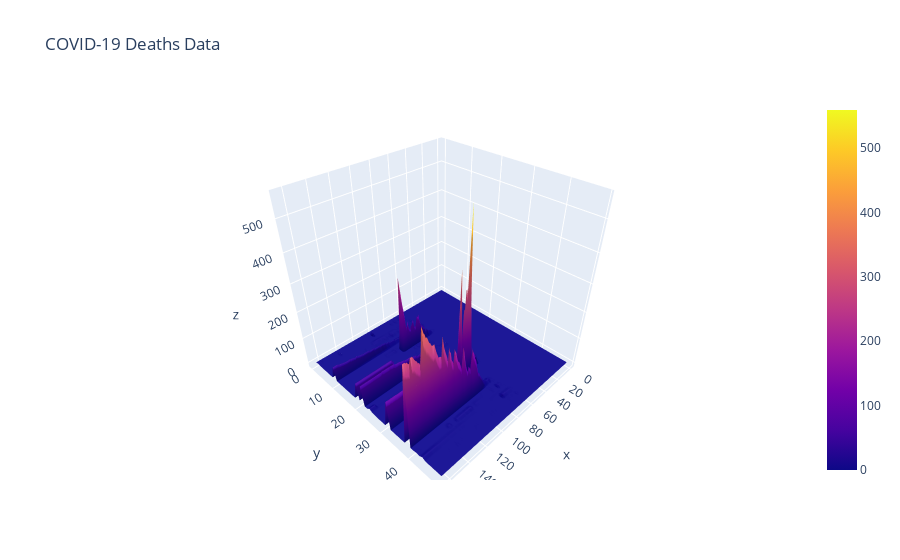

Notebook code cell kept with this figure:
### Code cell
coviddata = pd.read_csv('/Users/jenzyy/Documents/GitHub/Randomized-SVD/data/covid data/covid_deaths_usafacts.csv')
coviddata = coviddata.drop(columns=['stateFIPS','countyFIPS'])
coviddeathsdata = coviddata.loc[coviddata['County Name'].str.contains('Statewide', case=False),:]
coviddata_meta = coviddeathsdata.loc[:, ['State']]
coviddeathsdata = coviddeathsdata.drop(columns=['County Name','State'])
fig = go.Figure(data=[go.Surface(z=coviddeathsdata.values)])
fig.update_layout(title='COVID-19 Deaths Data',autosize=True)
fig.show()

### Figure 1 — Plotly figure (JSON) as saved in the notebook; plotly's stock layout.template omitted (floating-point values rounded to 4 significant figures; data arrays with more than 128 entries replaced by an {"elided": "..."} marker saying what was removed)
{"data": [{"type": "surface", "z": {"elided": "50x166 int values"}}], "layout": {"autosize": true, "title": {"text": "COVID-19 Deaths Data"}}}
